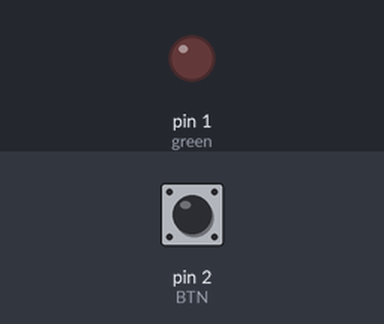
The sketch below on a simulated Arduino Uno, built with avr-gcc and run on an emulated ATmega328P. Parts: output pins drawn as LEDs (lit = HIGH). The test bench sets the inputs (shaded band); at power-on: pin 2 (BTN) LOW.

Above: at 1.2 s.
1.3 s: pin 2 (BTN) pulled HIGH for 0.15 s
At 1.37 s:
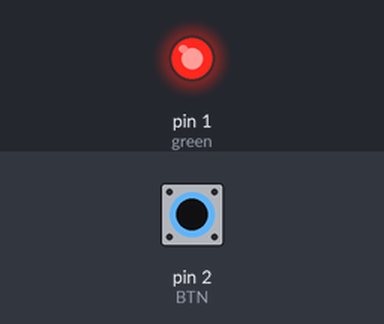
2.9 s: pin 2 (BTN) pulled HIGH for 3.2 s
At 7.3 s:
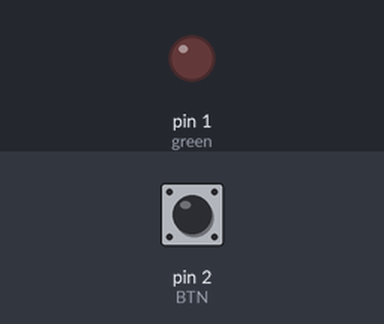
Timing chart, 0 to 8.8 s (numbered marks = the images above; inputs shaded):
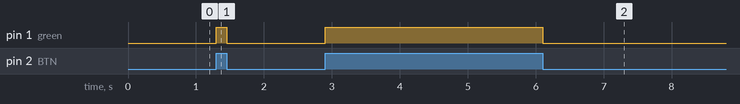

Measured:
- after the input at 1.3 s, pin 1 (green): LOW → HIGH at once, → LOW 0.15 s later
- after the input at 2.9 s, pin 1 (green): LOW → HIGH at once, → LOW 3.2 s later

The sketch:

sketch.ino
```cpp
int green = 1;
int BTN = 2;

void setup() {
  // Настраиваем пин зеленого светодиода как выход
  pinMode(green, OUTPUT);
  // Настраиваем пин кнопки как вход
  pinMode(BTN, INPUT);
}

void loop() {
  // Читаем состояние кнопки
  if (digitalRead(BTN) == LOW) {
    // Включаем зеленый светодиод
    digitalWrite(green, LOW);
  }
  if (digitalRead(BTN) == HIGH) {
    // Выключаем зеленый светодиод
    digitalWrite(green, HIGH);
  }
}
```
